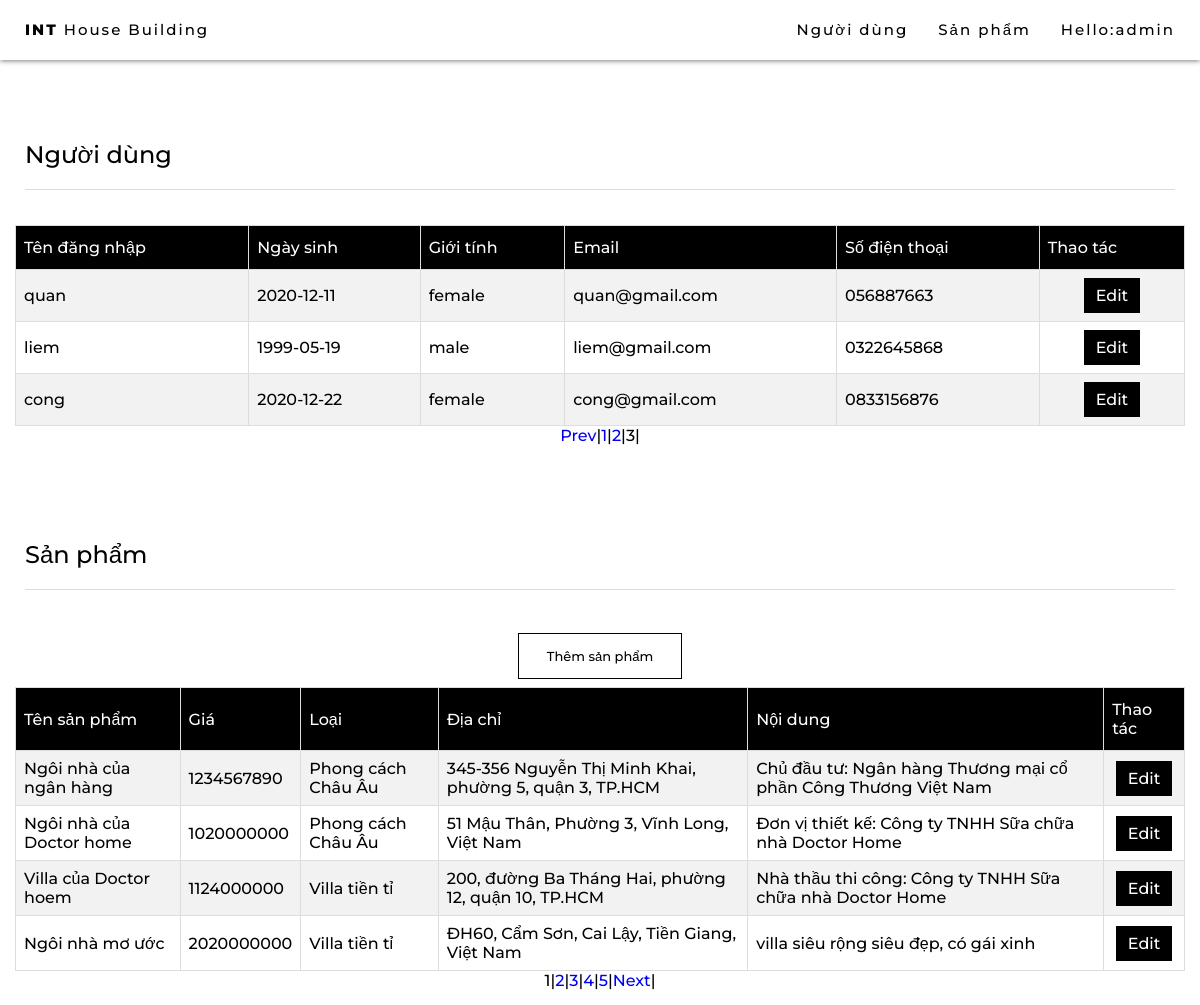
/admin.php?page_user=3&page_post=1 (signed in), run on the app's committed database.
### tables this page shows
CREATE TABLE `user` (
  `id` int(11) NOT NULL,
  `username` varchar(50) NOT NULL,
  `password` varchar(50) NOT NULL,
  `email` varchar(80) NOT NULL,
  `birthday` date NOT NULL,
  `role` int(11) NOT NULL,
  `avatar` varchar(500) NOT NULL DEFAULT 'unnamed.png',
  `phone` varchar(15) NOT NULL,
  `gender` varchar(10) NOT NULL
);

CREATE TABLE `post` (
  `id` int(5) NOT NULL,
  `cost` int(15) NOT NULL,
  `category` varchar(100) NOT NULL,
  `poster` int(11) NOT NULL,
  `content` varchar(500) NOT NULL,
  `img` varchar(100) NOT NULL DEFAULT 'house.png',
  `title` varchar(100) NOT NULL,
  `address` varchar(8000) NOT NULL
);

### session.php (called while the page is built, shortened)
<?php
include('config.php');
$user_check = $_SESSION['userid'];
$ses_sql = mysqli_query($db, "select * from user where id = '$user_check' ");
$row = mysqli_fetch_array($ses_sql, MYSQLI_ASSOC);
if (isset($_SESSION['login_user'])) {
   $login_session = $row['username'];
}

### admin.php (the view, shortened to what this page needs)
    <?php
    include('session.php');
    ?>
<!DOCTYPE html>
<html lang="en">
<head>
    <link rel="stylesheet" href="style.css">
    <link rel="stylesheet" href="https://cdnjs.cloudflare.com/ajax/libs/font-awesome/4.7.0/css/font-awesome.min.css">
</head>
<?php
    $current_page_user = isset($_GET['page_user']) ? $_GET['page_user'] : 1;
    $current_page_post = isset($_GET['page_post']) ? $_GET['page_post'] : 1;
?>
<body>
    <div id="navbar">
        <a href="index.php" class="home button">
            <b>INT</b> House Building
        </a>
        <?php
        if (!isset($_SESSION['login_user'])) {
            echo "<a href='#' id='myBtnMobile' class='button' onclick='openModal()'> Đăng nhập</a>";
        } else {
            echo "<a href='#' id='myBtnInfo' class='button' onclick='openModalInfo()'> Hello:" . $login_session . "</a>";
        }
        ?>
        <a href="#products" class="button">
            Sản phẩm
        </a>
        <a href="#users" class="button">
            Người dùng
        </a>
    </div>
    <div class="main_content">
        <div id="users">
            <div class="sub_title">
                <h2>Người dùng</h2>
            </div>
            <div class="projects_content">
                <table id="admin">
                    <tr>
                        <th>Tên đăng nhập</th>
                        <th>Ngày sinh</th>
                        <th>Giới tính</th>
                        <th>Email</th>
                        <th>Số điện thoại</th>
                        <th>Thao tác</th>
                    </tr>
                    <?php
                    $user = mysqli_query($db, 'select count(id) as total from user');
                    $row = mysqli_fetch_assoc($user);
                    $total_users = $row['total'];
                    $limit_user = 4;
                    $total_page_user = ceil($total_users / $limit_user);
                    $start1 = ($current_page_user - 1) * $limit_user;
                    $sql1 = "SELECT * FROM user ORDER BY id LIMIT " . $limit_user . " OFFSET " . $start1;
                    $result1 = mysqli_query($db, $sql1);
                    if ($result1->num_rows > 0) {
                        while ($row = $result1->fetch_assoc()) {
                            echo "
                                <tr>
                                    <td>" . $row['username'] . "</td>
                                    <td>" . $row['birthday'] . "</td>
                                    <td>" . $row['gender'] . "</td>
                                    <td>" . $row['email'] . "</td>
                                    <td>" . $row['phone'] . "</td>
                                    <td style='text-align: center;'>
                                        <button class='button_edit' onclick='openModalEditProfile(".$row['id'].")'>Edit</button>
                                    </td>
                                </tr>";
                        }
                    }
                    ?>
                </table>
                <?php
                if ($current_page_user > 1 && $total_page_user > 1) {
                    echo '<a href="admin.php?page_user=' . ($current_page_user - 1) . '&page_post=' . $current_page_post . '">Prev</a> | ';
                }
                for ($i = 1; $i <= $total_page_user; $i++) {
                    if ($i == $current_page_user) {
                        echo '<span>' . $i . '</span> | ';
                    } else {
                        echo '<a href="admin.php?page_user=' . $i . '&page_post=' . $current_page_post . '">' . $i . '</a> | ';
                    }
                }
                ?>
            </div>
        </div>
        <div id="products">
            <div class="sub_title">
                <h2>Sản phẩm</h2>
            </div>
            <div class="projects_content">
                <button class="signup-btn" onclick="openModalAddProducts()">Thêm sản phẩm</button>
                <table id="admin">
                    <tr>
                        <th>Tên sản phẩm</th>
                        <th>Giá</th>
                        <th>Loại</th>
                        <th>Địa chỉ</th>
                        <th>Nội dung</th>
                        <th>Thao tác</th>
                    </tr>
                    <?php
                    $post = mysqli_query($db, 'select count(id) as total from post');
                    $row1 = mysqli_fetch_assoc($post);
                    $total_posts = $row1['total'];
                    $limit_post = 4;
                    $total_page_post = ceil($total_posts / $limit_post);
                    $start2 = ($current_page_post - 1) * $limit_post;
                    $sql2 = "SELECT * FROM post ORDER BY id LIMIT " . $limit_post . " OFFSET " . $start2;
                    $result2 = mysqli_query($db, $sql2);
                    if ($result2->num_rows > 0) {
                        while ($row2 = $result2->fetch_assoc()) {
                            echo "
                                <tr>
                                    <td>" . $row2['title'] . "</td>
                                    <td>" . $row2['cost'] . "</td>
                                    <td>" . $row2['category'] . "</td>
                                    <td>" . $row2['address'] . "</td>
                                    <td>" . $row2['content'] . "</td>
                                    <td style='text-align: center;'>
                                        <button class='button_edit' onclick='openModalEditProducts()'>Edit</button>
                                    </td>
                                </tr>";
                        }
                    }
                    ?>
                </table>
                <?php
                for ($i = 1; $i <= $total_page_post; $i++) {
                    if ($i == $current_page_post) {
                        echo '<span>' . $i . '</span> | ';
                    } else {
                        echo '<a href="admin.php?page_post=' . $i . '&page_user=' . $current_page_user . '">' . $i . '</a> | ';
                    }
                }
                if ($current_page_post < $total_page_post && $total_page_post > 1) {
                    echo '<a href="admin.php?page_post=' . ($current_page_post + 1) . '&page_user=' . $current_page_user . '">Next</a> | ';
                }
                ?>
            </div>
        </div>
    </div>
</body>
</html>

### style.css (style rules this page uses)
* { font-family: "Montserrat", sans-serif; text-decoration: none; font-weight: 500; margin: unset; }
html { scroll-behavior: smooth; }
b { font-weight: 800; }
#admin { font-family: Arial, Helvetica, sans-serif; border-collapse: collapse; width: 100%; }
#admin td, #admin th { border: 1px solid #ddd; padding: 8px; }
#admin tr:nth-child(even) { background-color: #f2f2f2; }
#admin th { padding-top: 12px; padding-bottom: 12px; text-align: left; background-color: black; color: white; }
#navbar { overflow: hidden; position: fixed; top: 0; z-index: 6; background-color: white; height: 60px; width: 100%; font-size: 15px; padding: 5px 10px; box-shadow: 0 1px 5px 0 gray; box-sizing: border-box; }
.button { margin: 5px 5px; float: right; color: black; padding: 10px 10px; letter-spacing: 2px; }
.home { float: left; }
.main_content { margin-top: 60px; display: flex; flex-direction: column; align-items: center; width: 100%; }
.sub_title { padding: 20px 25px; }
#projects, #about, #contact, #users, #products { max-width: 1550px; width: 100%; }
.projects_content { display: flex; flex-flow: row wrap; justify-content: center; position: relative; padding: 15px; }
h2 { padding: 20px 0px; border-bottom: 1px solid rgb(221, 221, 221); margin-top: 40px; }
.signup-btn { width: auto; text-decoration: unset; border: 1px solid black; background-color: white; color: black; padding: 14px 28px; margin: 8px 0; cursor: pointer; font-size: 13px; }
.button_edit { background-color: #000; border: none; color: white; padding: 8px 12px; text-align: center; text-decoration: none; display: inline-block; font-size: 16px; }

### data on the page
user: username "admin"
user: username "quan", birthday "2020-12-11", gender "female", email "quan@gmail.com", phone "056887663"
user: username "liem", birthday "1999-05-19", gender "male", email "liem@gmail.com", phone "0322645868"
user: username "cong", birthday "2020-12-22", gender "female", email "cong@gmail.com", phone "0833156876"
post: title "Ngôi nhà của ngân hàng", cost "1234567890", category "Phong cách Châu Âu", address "345-356 Nguyễn Thị Minh Khai, phường 5, quận 3, TP.HCM", content "Chủ đầu tư: Ngân hàng Thương mại cổ phần Công Thương Việt Nam"
post: title "Ngôi nhà của Doctor home", cost "1020000000", category "Phong cách Châu Âu", address "51 Mậu Thân, Phường 3, Vĩnh Long, Việt Nam", content "Đơn vị thiết kế: Công ty TNHH Sữa chữa nhà Doctor Home"
post: title "Villa của Doctor hoem", cost "1124000000", category "Villa tiền tỉ", address "200, đường Ba Tháng Hai, phường 12, quận 10, TP.HCM", content "Nhà thầu thi công: Công ty TNHH Sữa chữa nhà Doctor Home"
post: title "Ngôi nhà mơ ước", cost "2020000000", category "Villa tiền tỉ", address "ĐH60, Cẩm Sơn, Cai Lậy, Tiền Giang, Việt Nam", content "villa siêu rộng siêu đẹp, có gái xinh"
